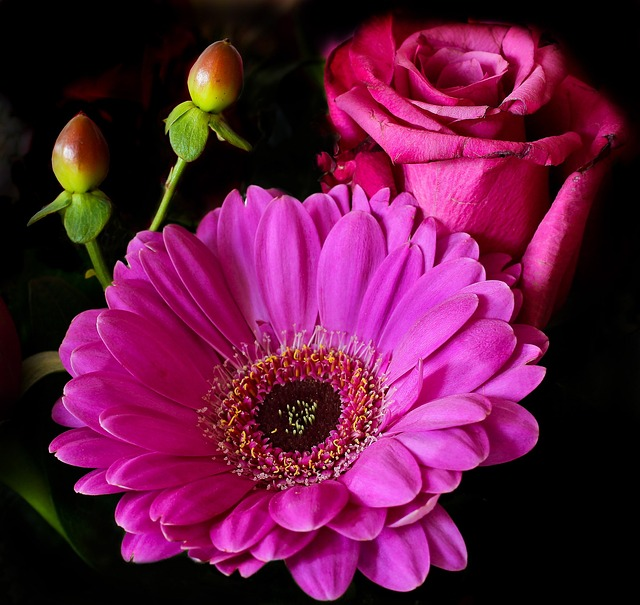
#> input picture dwt/1/flower-344109_640 (1).jpg, 640 x 605 px, found by its file name
$ python '重构子图显示.py'
#> lines starting #> are read from the running program, lines starting #| are printed output that depends on the picture
### dwt/utils.py
import cv2
import numpy as np
import pywt
from skimage.metrics import structural_similarity as ssim


def compute_psnr(original, processed):
    """计算峰值信噪比（PSNR）"""
    original = cv2.resize(original, (processed.shape[1], processed.shape[0]))
    mse = np.mean((original - processed) ** 2)
    if mse == 0:
        return float('inf')
    pixel_max = 255.0
    psnr = 20 * np.log10(pixel_max / np.sqrt(mse))
    return psnr


def compute_ssim(original, processed):
    """计算结构相似性（SSIM）"""
    original = cv2.resize(original, (processed.shape[1], processed.shape[0]))

    # 确定较小的图像尺寸并选择合适的 win_size
    min_dim = min(original.shape[0], original.shape[1])
    win_size = 7 if min_dim >= 7 else min_dim  # 确保win_size小于图像最小尺寸

    return ssim(original, processed, win_size=win_size, channel_axis=2)


# [54 lines left out: functions wavelet_decompose_reconstruct_color, adaptive_thresholding, estimate_noise, not called in this run]


def soft_threshold(data, threshold):
    """软阈值处理：数据超过阈值则减去阈值"""
    return np.sign(data) * np.maximum(np.abs(data) - threshold, 0)

### dwt/重构子图显示.py
import numpy as np
import matplotlib.pyplot as plt
import pywt
import cv2
from utils import compute_psnr, compute_ssim, wavelet_decompose_reconstruct_color
# 读取彩色图像
image1 = cv2.imread('C:/Users\RT\Desktop\Oa_dwt\dwt/1/flower-344109_640 (1).jpg')
#> image1 is the input picture: shape (605, 640, 3); mean B, G, R 64.3, 24.8, 96.6
image = cv2.cvtColor(image1, cv2.COLOR_BGR2YUV)
#> image: shape (605, 640, 3); mean of channels 0, 1, 2 50.8, 134.7, 168.2

# 小波基选择
wavelet = 'db1'

# 处理亮度通道
y_channel = image[:,:,0]

# 显示原图
plt.subplot(5, 3, 2)
plt.imshow(cv2.cvtColor(image1, cv2.COLOR_BGR2RGB))
plt.title('Original Image')

# 分解及重构
coeffs_1 = pywt.dwt2(y_channel, wavelet)
(approx_1, (horizontal_1, vertical_1, diagonal_1)) = coeffs_1

coeffs_2 = pywt.dwt2(approx_1, wavelet)
(approx_2, (horizontal_2, vertical_2, diagonal_2)) = coeffs_2
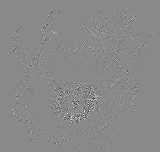
#> diagonal_2: shape (152, 160) float64; min -239.2, max 204, mean 0; drawn with min black and max white

coeffs_3 = pywt.dwt2(approx_2, wavelet)
(approx_3, (horizontal_3, vertical_3, diagonal_3)) = coeffs_3
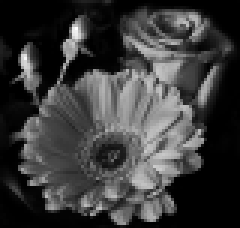
#> approx_3: shape (76, 80) float64 (shown 3 times larger); min 0, max 1746.6, mean 404.3; drawn with min black and max white
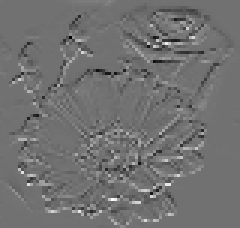
#> horizontal_3: shape (76, 80) float64 (shown 3 times larger); min -407, max 506.9, mean 0.3; drawn with min black and max white
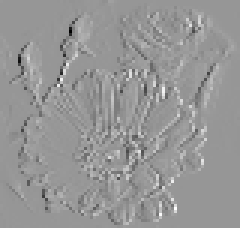
#> vertical_3: shape (76, 80) float64 (shown 3 times larger); min -675, max 467, mean 1.1; drawn with min black and max white
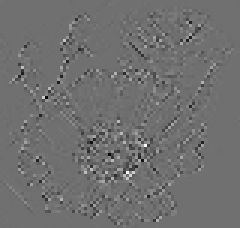
#> diagonal_3: shape (76, 80) float64 (shown 3 times larger); min -288.4, max 366.6, mean -0.5; drawn with min black and max white

# 第一次分解细节
plt.subplot(5, 3, 4)
plt.imshow(horizontal_1, cmap='gray')
plt.title('1st Level Horizontal Detail')

plt.subplot(5, 3, 5)
plt.imshow(vertical_1, cmap='gray')
plt.title('1st Level Vertical Detail')

plt.subplot(5, 3, 6)
plt.imshow(diagonal_1, cmap='gray')
plt.title('1st Level Diagonal Detail')

# 第二次分解细节
plt.subplot(5, 3, 7)
plt.imshow(horizontal_2, cmap='gray')
plt.title('2nd Level Horizontal Detail')

plt.subplot(5, 3, 8)
plt.imshow(vertical_2, cmap='gray')
plt.title('2nd Level Vertical Detail')

plt.subplot(5, 3, 9)
plt.imshow(diagonal_2, cmap='gray')
plt.title('2nd Level Diagonal Detail')

# 第三次分解细节
plt.subplot(5, 3, 10)
plt.imshow(horizontal_3, cmap='gray')
plt.title('3rd Level Horizontal Detail')

plt.subplot(5, 3, 11)
plt.imshow(vertical_3, cmap='gray')
plt.title('3rd Level Vertical Detail')

plt.subplot(5, 3, 12)
plt.imshow(diagonal_3, cmap='gray')
plt.title('3rd Level Diagonal Detail')

# 小波重构
reconstructed_3 = pywt.idwt2((approx_3, (horizontal_3, vertical_3, diagonal_3)), wavelet)
reconstructed_2 = pywt.idwt2((approx_2, (horizontal_2, vertical_2, diagonal_2)), wavelet)
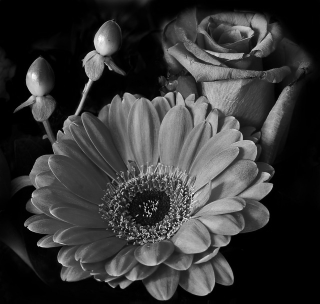
#> reconstructed_2: shape (304, 320) float64; min -4.44e-16, max 477, mean 101.1; drawn with min black and max white
reconstructed_1 = pywt.idwt2((approx_1, (horizontal_1, vertical_1, diagonal_1)), wavelet)

# 确保重构后的图像与原图的亮度通道相同
denoised_y_channel = cv2.resize(reconstructed_1, (y_channel.shape[1], y_channel.shape[0]))

# 将降噪后的亮度通道替换回YUV图像中
image[:,:,0] = denoised_y_channel
#> image: shape (605, 640, 3); mean of channels 0, 1, 2 50.4, 134.7, 168.2

# 转换回BGR色彩空间
denoised_bgr_image = cv2.cvtColor(image, cv2.COLOR_YUV2BGR)

# 显示重构后的彩色图像
plt.subplot(5, 3, 14)
plt.imshow(cv2.cvtColor(denoised_bgr_image, cv2.COLOR_BGR2RGB))
plt.title('Denoised Color Image')

# 保存降噪后的彩色图像
cv2.imwrite('C:/Users/RT/Desktop/Oa_dwt/dwt/denoised_color_image.jpg', denoised_bgr_image)

# 调整子图间距以更好地展示图像
plt.subplots_adjust(wspace=0.3, hspace=0.3)

# 显示所有图像
plt.show()
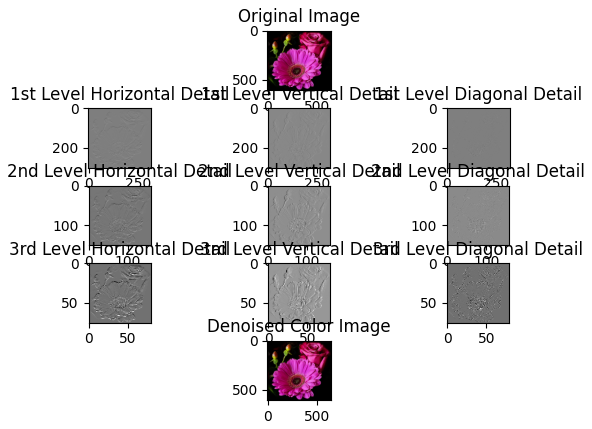
#> figure drawn by matplotlib, 11 panels
# 计算PSNR和SSIM值  image1是原图   image是去噪后的
original_psnr = compute_psnr(image1, image1)  # 原始图像PSNR
#> in compute_psnr, `mse = np.mean((original - processed) ** 2)`: mse = 0
#> original_psnr = inf
reconstructed_psnr = compute_psnr(image1, denoised_bgr_image)  # 重构后图像PSNR
#> reconstructed_psnr = 36.85
reconstructed_ssim = compute_ssim(image1, denoised_bgr_image)  # 重构后图像SSIM
#> reconstructed_ssim = 0.95

# 输出PSNR和SSIM值
print(f"Original Image PSNR: {original_psnr:.2f} dB")
#| Original Image PSNR: inf dB
print(f"Reconstructed Image PSNR: {reconstructed_psnr:.2f} dB")
#| Reconstructed Image PSNR: 36.85 dB
print(f"Reconstructed Image SSIM: {reconstructed_ssim:.4f}")
#| Reconstructed Image SSIM: 0.9504
